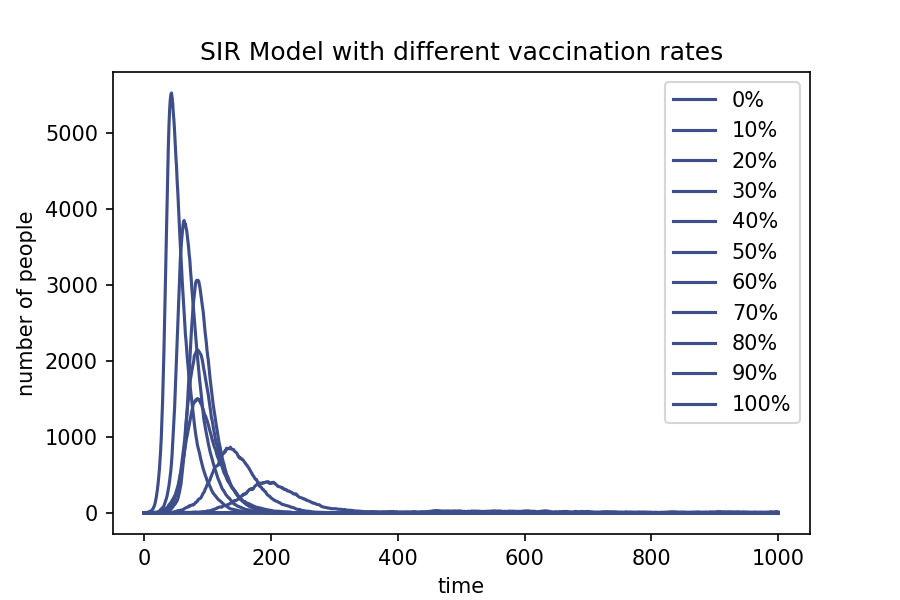

This chart was generated by the following Python code:
import numpy as np
import matplotlib.pyplot as plt
from matplotlib import cm

# define the basic variables of the model
N = 10000  
beta = 0.3
gamma = 0.05
time_points = 1000

# set different vaccine rates
vaccine_rates = [0,0.1,0.2,0.3,0.4,0.5,0.6,0.7,0.8,0.9,1.0]
curves = []
for r in vaccine_rates:
    V = int(N * r)
    S = N - V - 1
    I = 1
    R = 0
    I_list = [I]

    for t in range(time_points):
        S = max(S, 0)
        I = max(I, 0)
        if S == 0:
            new_infect = 0
        else:
            new_infect = np.random.binomial(n=S, p=beta * (I / N))
        
        if I == 0:
            new_recover = 0
        else:
            new_recover = np.random.binomial(n=I, p=gamma)
        S = max(S - new_infect, 0)
        I = max(I + new_infect - new_recover, 0)
        R = min(R + new_recover, N)
        I_list.append(I)
    curves.append(I_list)

# plot
plt.figure(figsize = (6,4), dpi = 150)
for i in range(len(vaccine_rates)):
    plt.plot(curves[i], label=f"{int(vaccine_rates[i]*100)}%", color = cm.viridis(60))
plt.xlabel("time")
plt.ylabel("number of people")
plt.title("SIR Model with different vaccination rates")
plt.legend(loc="upper right")
plt.savefig("C:\\cygwin64\\home\\26838\\IBI\\IBI_25-26\\IBI1_2025-26\\Practical9")
plt.savefig("SIR_vaccination.png")
plt.show()
